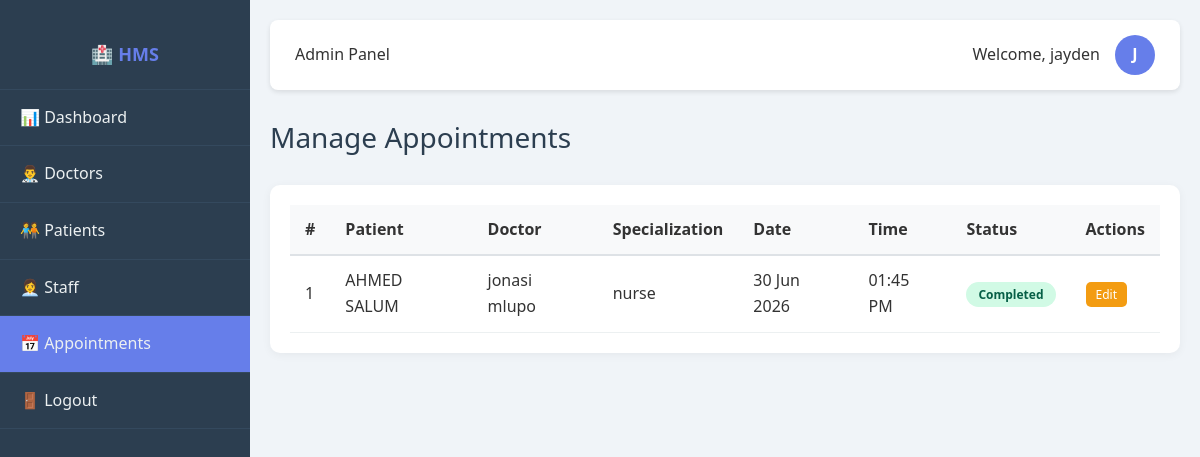
The app's page /manage_appointments.php (signed in) with its own data.
### tables this page shows
CREATE TABLE `appointments` (
  `id` int(11) NOT NULL,
  `patient_id` int(11) NOT NULL,
  `doctor_id` int(11) NOT NULL,
  `appointment_date` date NOT NULL,
  `appointment_time` time NOT NULL,
  `status` enum('scheduled','completed','cancelled','no-show') DEFAULT 'scheduled',
  `notes` text DEFAULT NULL,
  `created_at` timestamp NOT NULL DEFAULT current_timestamp()
);

CREATE TABLE `patients` (
  `id` int(11) NOT NULL,
  `first_name` varchar(50) NOT NULL,
  `last_name` varchar(50) NOT NULL,
  `date_of_birth` date NOT NULL,
  `gender` enum('Male','Female','Other') NOT NULL,
  `phone` varchar(20) DEFAULT NULL,
  `email` varchar(100) DEFAULT NULL,
  `address` text DEFAULT NULL,
  `emergency_contact` varchar(20) DEFAULT NULL,
  `medical_history` text DEFAULT NULL,
  `registration_date` timestamp NOT NULL DEFAULT current_timestamp()
);

CREATE TABLE `users` (
  `id` int(11) NOT NULL,
  `username` varchar(50) NOT NULL,
  `password` varchar(255) NOT NULL,
  `full_name` varchar(100) NOT NULL,
  `email` varchar(100) NOT NULL,
  `phone` varchar(20) DEFAULT NULL,
  `role` enum('admin','doctor','receptionist') NOT NULL,
  `created_at` timestamp NOT NULL DEFAULT current_timestamp()
);

CREATE TABLE `doctors` (
  `id` int(11) NOT NULL,
  `user_id` int(11) DEFAULT NULL,
  `specialization` varchar(100) NOT NULL,
  `license_number` varchar(50) NOT NULL,
  `experience_years` int(11) DEFAULT NULL,
  `consultation_fee` decimal(10,2) DEFAULT NULL,
  `available_days` varchar(100) DEFAULT NULL,
  `available_time` varchar(100) DEFAULT NULL
);

### manage_appointments.php (the view, shortened to what this page needs)
<?php
require_once '../config/database.php';
$page = isset($_GET['page']) ? max(1, intval($_GET['page'])) : 1;
$per_page = 20;
$offset = ($page - 1) * $per_page;
$appointments = $conn->query("
    SELECT a.*,
           p.first_name as patient_first, p.last_name as patient_last,
           u.full_name as doctor_name, d.specialization
    FROM appointments a
    JOIN patients p ON a.patient_id = p.id
    JOIN doctors d ON a.doctor_id = d.id
    JOIN users u ON d.user_id = u.id
    ORDER BY a.appointment_date DESC, a.appointment_time DESC
    LIMIT $offset, $per_page
");
?>
<!DOCTYPE html>
<html lang="en">
<head>
    <link rel="stylesheet" href="../css/style.css">
    <script src="https://cdn.jsdelivr.net/npm/@tailwindcss/browser@4"></script>
<body  class="bg-slate-700">
    <div class="dashboard">
        <?php include '../includes/sidebar.php'; ?>
        <div class="main-content">
            <?php include '../includes/topbar.php'; ?>
            <div class="page-header">
                <h1>Manage Appointments</h1>
            </div>
            <div class="table-container">
                <table>
                    <thead>
                        <tr>
                            <th>#</th>
                            <th>Patient</th>
                            <th>Doctor</th>
                            <th>Specialization</th>
                            <th>Date</th>
                            <th>Time</th>
                            <th>Status</th>
                            <th>Actions</th>
                        </tr>
                    </thead>
                    <tbody>
                        <?php if ($appointments && $appointments->num_rows > 0): ?>
                            <?php $i = $offset + 1; while ($row = $appointments->fetch_assoc()): ?>
                                <tr>
                                    <td><?php echo $i++; ?></td>
                                    <td><?php echo htmlspecialchars($row['patient_first'] . ' ' . $row['patient_last']); ?></td>
                                    <td><?php echo htmlspecialchars($row['doctor_name']); ?></td>
                                    <td><?php echo htmlspecialchars($row['specialization']); ?></td>
                                    <td><?php echo date('d M Y', strtotime($row['appointment_date'])); ?></td>
                                    <td><?php echo date('h:i A', strtotime($row['appointment_time'])); ?></td>
                                    <td><span class="status status-<?php echo htmlspecialchars($row['status']); ?>"><?php echo ucfirst(htmlspecialchars($row['status'])); ?></span></td>
                                    <td>
                                        <a href="edit_appointment.php?id=<?php echo $row['id']; ?>" class="btn-warning" style="padding:4px 10px;font-size:12px;text-decoration:none;">Edit</a>
                                    </td>
                                </tr>
                            <?php endwhile; ?>
                        <?php else: ?>
                            <tr>
                                <td colspan="8" class="text-center">No appointments found</td>
                            </tr>
                        <?php endif; ?>
                    </tbody>
                </table>
            </div>
        </div>
    </div>
</body>
</html>

### style.css (style rules this page uses)
* { margin: 0; padding: 0; box-sizing: border-box; }
body { font-family: 'Segoe UI', Tahoma, Geneva, Verdana, sans-serif; background: #f0f4f8; color: #333; line-height: 1.6; }
.btn-warning { background: #f39c12; color: white; border: none; padding: 10px 20px; border-radius: 5px; cursor: pointer; }
.dashboard { display: flex; min-height: 100vh; }
.main-content { margin-left: 250px; padding: 20px; width: 100%; }
.table-container { background: white; padding: 20px; border-radius: 10px; box-shadow: 0 2px 10px rgba(0,0,0,0.05); overflow-x: auto; }
table { width: 100%; border-collapse: collapse; }
table th { background: #f8f9fa; padding: 12px 15px; text-align: left; font-weight: 600; border-bottom: 2px solid #dee2e6; }
table td { padding: 12px 15px; border-bottom: 1px solid #ecf0f1; }
.status { padding: 4px 12px; border-radius: 20px; font-size: 12px; font-weight: 600; }
.status-completed { background: #d1fae5; color: #065f46; }
.page-header { display: flex; justify-content: space-between; align-items: center; margin-bottom: 25px; }
.page-header h1 { font-size: 28px; color: #2c3e50; }

### records on screen
appointments: patient.last_name "AHMED SALUM", users.full_name "jonasi mlupo", doctor.specialization "nurse", appointment_date "30 Jun 2026", appointment_time "01:45 PM", status "Completed"

### other values on screen
$role "Admin"
$full_name "jayden"
substr($full_name, 0, 1) "J"
